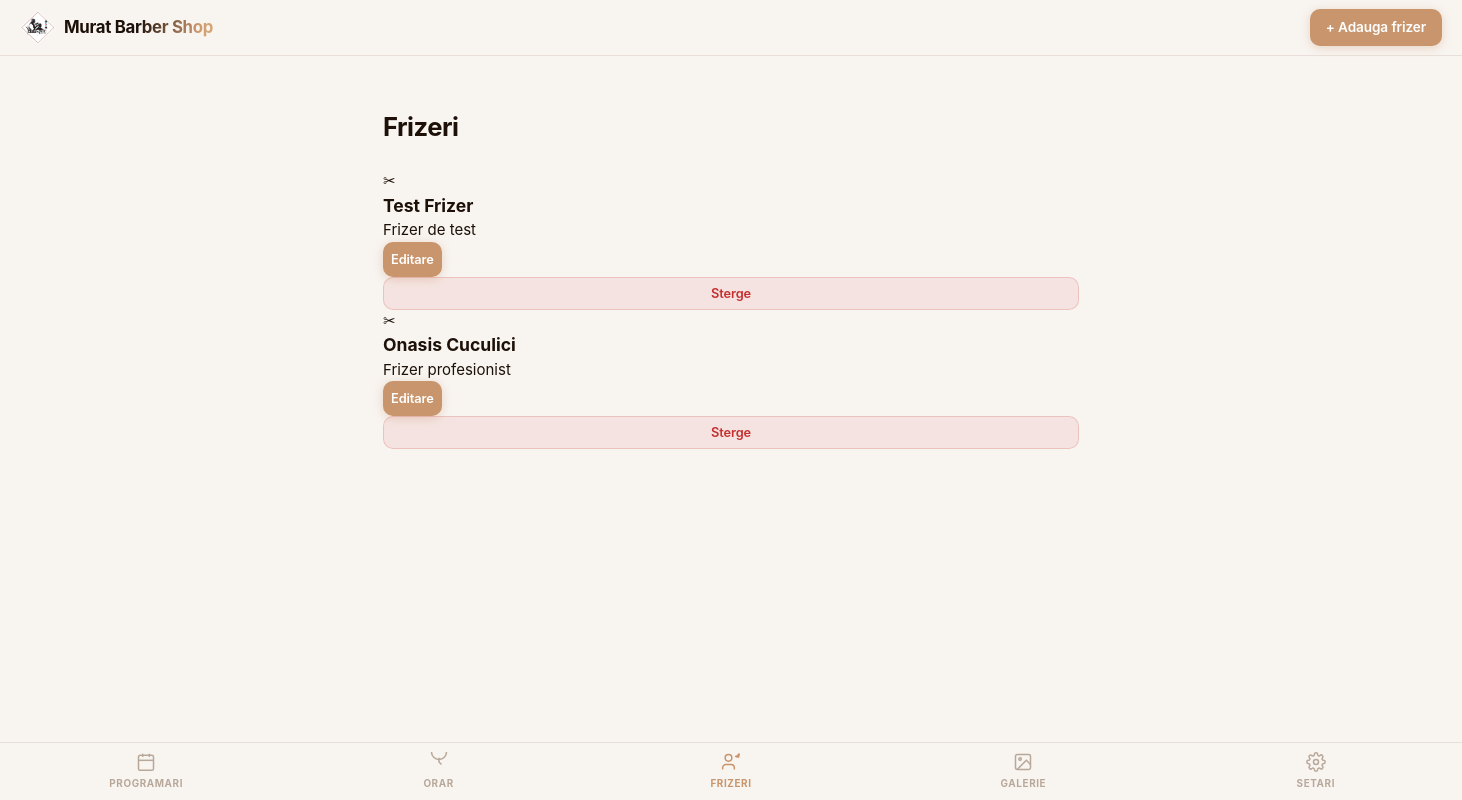
The page /admin/frizers on the database as committed earlier.
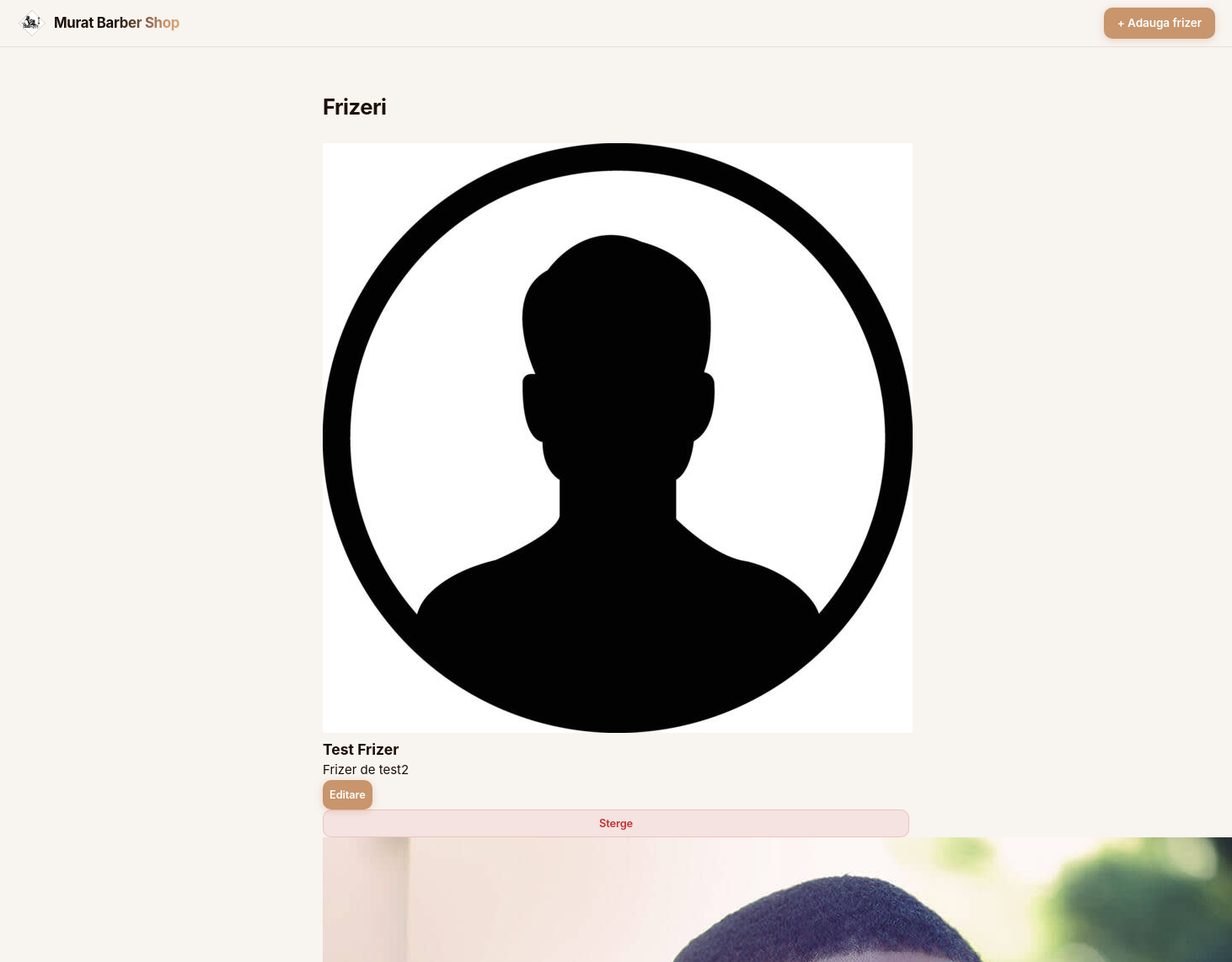
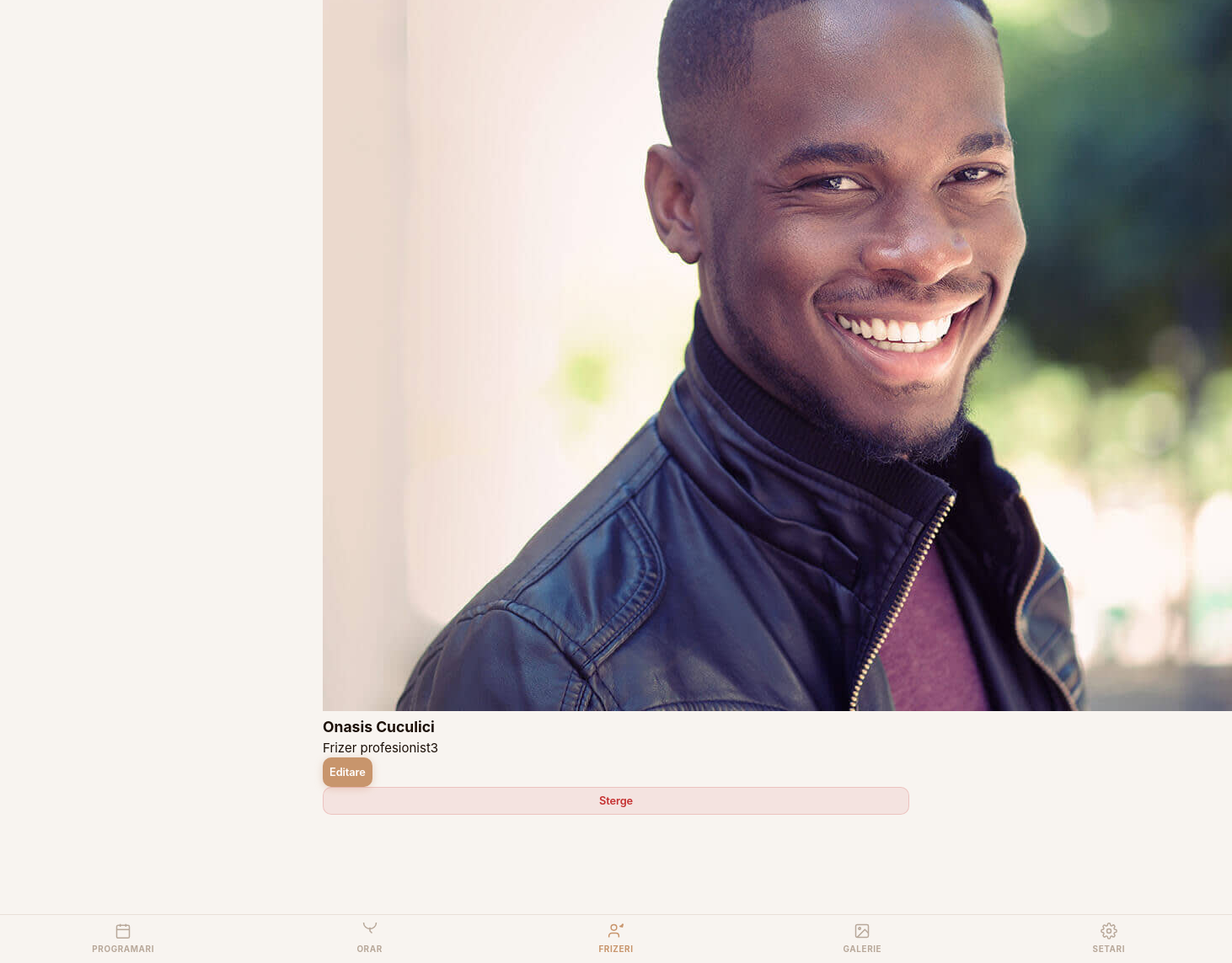
The same page on the database as committed later (2 pictures, top to bottom).
### models.py (models this page shows, shortened)
class Frizer(Base):
    __tablename__ = "frizer"
    id: Mapped[int] = mapped_column(Integer, primary_key=True, index=True)
    name: Mapped[str] = mapped_column(String(100), nullable=False)
    description: Mapped[str] = mapped_column(String(1000), nullable=True)
    image_path: Mapped[Optional[str]] = mapped_column(String(255), nullable=True)

### routes/admin.py (the view)
@router.get("/frizers", response_class=HTMLResponse)
def frizers_page(request: Request, db: Session = Depends(get_db)):
    frizers = FrizerRepository(db).get_all()
    return templates.TemplateResponse("admin_frizers.html", {
        "request":  request,
        "app_name": config.app_name,
        "frizers":  frizers,
    })

### templates/admin_frizers.html (shortened to what this page needs)
{% extends "base.html" %}
{% set page_class = "page-wide" %}
{% block header_right %}
<a href="/admin/frizers/new" class="btn btn-primary" style="padding:.5rem 1rem;font-size:.85rem">+ Adauga frizer</a>
{% endblock %}
{% block content %}
<div class="page-wide">
<h1 class="page-title">Frizeri</h1>
{% if frizers %}
<div class="frizers-grid">
    {% for frizer in frizers %}
    <div class="frizer-card">
        <div class="frizer-card-image">
            {% if frizer.image_path %}
            <img src="{{ frizer.image_path }}" alt="{{ frizer.name }}">
            {% else %}
            <div class="frizer-image-placeholder">✂</div>
            {% endif %}
        </div>
        <div class="frizer-card-body">
            <h3 class="frizer-card-name">{{ frizer.name }}</h3>
            {% if frizer.description %}
            <p class="frizer-card-desc">{{ frizer.description }}</p>
            {% endif %}
        </div>
        <div class="frizer-card-actions">
            <a href="/admin/frizers/{{ frizer.id }}/edit" class="btn btn-primary" style="flex:1;font-size:.8rem;padding:.5rem">Editare</a>
            <form method="post" action="/admin/frizers/{{ frizer.id }}/delete" style="margin:0;flex:1"
                  onsubmit="return confirm('Stergi frizerul {{ frizer.name }}?')">
                <button type="submit" class="btn btn-danger" style="width:100%;font-size:.8rem;padding:.5rem">Sterge</button>
            </form>
        </div>
    </div>
    {% endfor %}
</div>
{% else %}
<div style="text-align:center;padding:4rem 1rem;color:var(--text3)">
    <div style="font-size:2.5rem;margin-bottom:.75rem">✂</div>
    <p style="font-weight:500">Niciun frizer</p>
    <p style="font-size:.85rem;margin-top:.3rem">Adauga primul frizer pentru a putea fi selectat la rezervare.</p>
</div>
{% endif %}
</div>
{% endblock %}
{% block bottom_nav %}
<nav class="bottom-nav">
    <a href="/admin/dashboard" class="nav-item">
        <svg fill="none" stroke="currentColor" stroke-width="1.8" viewBox="0 0 24 24">
            <rect x="3" y="4" width="18" height="18" rx="2"/><line x1="16" y1="2" x2="16" y2="6"/>
            <line x1="8" y1="2" x2="8" y2="6"/><line x1="3" y1="10" x2="21" y2="10"/>
        </svg>
        Programari
    </a>
    <a href="/admin/schedule" class="nav-item">
        <svg fill="none" stroke="currentColor" stroke-width="1.8" viewBox="0 0 24 24">
            <circle cx="12" y="12" r="9"/><polyline points="12 7 12 12 15 15"/>
        </svg>
        Orar
    </a>
    <a href="/admin/frizers" class="nav-item active">
        <svg fill="none" stroke="currentColor" stroke-width="1.8" viewBox="0 0 24 24">
            <path d="M16 21v-2a4 4 0 0 0-4-4H6a4 4 0 0 0-4 4v2"/>
            <circle cx="9" cy="7" r="4"/><path d="M22 2l-1 4-4-1"/>
            <path d="M22 2l-4 4"/>
        </svg>
        Frizeri
    </a>
    <a href="/admin/gallery" class="nav-item">
        <svg fill="none" stroke="currentColor" stroke-width="1.8" viewBox="0 0 24 24">
            <rect x="3" y="3" width="18" height="18" rx="2"/>
            <circle cx="8.5" cy="8.5" r="1.5"/>
            <polyline points="21 15 16 10 5 21"/>
        </svg>
        Galerie
    </a>
    <a href="/admin/settings" class="nav-item">
        Setari
    </a>
</nav>
{% endblock %}

### templates/base.html (shortened to what this page needs)
<!DOCTYPE html>
<html lang="ro">
<head>
    <link rel="stylesheet" href="https://cdn.jsdelivr.net/npm/flag-icons@7.2.3/css/flag-icons.min.css">
</head>
<body>
    <header class="header">
        <a href="/" class="header-logo">
            {% if site.logo_path %}
            <img src="{{ site.logo_path }}" alt="{{ app_name }}"
                 style="height:36px;max-width:130px;object-fit:contain;display:block;flex-shrink:0">
            <div class="shimmer-wrap" id="shimmer-wrap">
                <span class="shimmer-text" id="shimmer-text">{{ site.site_name or app_name }}</span>
            </div>
            {% endif %}
        </a>
        {% block header_right %}{% endblock %}
    </header>
    {% block body %}
    <div class="{{ page_class | default('page') }}">
        {% block content %}{% endblock %}
    </div>
    {% endblock %}
    {% block bottom_nav %}{% endblock %}
</body>
</html>

### templates/base.html (style rules this page uses)
:root { --bg: #F8F4F0; --bg2: #FFFFFF; --bg3: #F2EDE7; --border: #E8E0D8; --border2: #D9CFC5; --text: #1C1008; --text2: #7C6F63; --text3: #B8A89A; --accent: #C8956C; --accent-dark: #A8744C; --accent-light: #EDD8C6; --accent-bg: rgba(200,149,108,.12); --accent-border:rgba(200,149,108,.28); --danger: #C53030; --danger-bg: rgba(197,48,48,.08); --success: #276749; --success-bg: rgba(39,103,73,.09); --sh-sm: 0 1px 3px rgba(28,16,8,.07), 0 1px 2px rgba(28,16,8,.04); --sh: 0 4px 20px rgba(28,16,8,.09), 0 2px 6px rgba(28,16,8,.04); --radius: 16px; --radius-sm: 10px; }
* { box-sizing: border-box; margin: 0; padding: 0; -webkit-tap-highlight-color: transparent; }
body { font-family: -apple-system, BlinkMacSystemFont, 'Segoe UI', 'Helvetica Neue', sans-serif; background: var(--bg); color: var(--text); min-height: 100vh; font-size: 15px; line-height: 1.5; }
.header { position: sticky; top: 0; z-index: 100; background: rgba(248,244,240,.95); backdrop-filter: blur(16px); -webkit-backdrop-filter: blur(16px); border-bottom: 1px solid var(--border); padding: 0 1.25rem; height: 56px; display: flex; align-items: center; justify-content: space-between; }
.header-logo { display: flex; align-items: center; gap: .5rem; font-size: 1.05rem; font-weight: 700; color: var(--text); text-decoration: none; letter-spacing: -.3px; }
.page-wide { max-width: 760px; margin: 0 auto; padding: 1.5rem 1rem 5.5rem; }
.page-title { font-size: 1.6rem; font-weight: 700; letter-spacing: -.5px; margin-bottom: 1.5rem; margin-top: .25rem; }
.btn { display: inline-flex; align-items: center; justify-content: center; gap: .4rem; padding: .8rem 1.4rem; border-radius: var(--radius-sm); border: none; font-size: .92rem; font-weight: 600; cursor: pointer; text-decoration: none; transition: all .18s; font-family: inherit; white-space: nowrap; letter-spacing: -.1px; }
.btn-primary { background: var(--accent); color: #fff; box-shadow: 0 2px 10px rgba(200,149,108,.35); }
.btn-danger { background: var(--danger-bg); color: var(--danger); border: 1.5px solid rgba(197,48,48,.18); }
.bottom-nav { position: fixed; bottom: 0; left: 0; right: 0; background: rgba(248,244,240,.97); backdrop-filter: blur(16px); -webkit-backdrop-filter: blur(16px); border-top: 1px solid var(--border); display: flex; z-index: 100; }
.nav-item { flex: 1; display: flex; flex-direction: column; align-items: center; padding: .6rem .5rem .55rem; text-decoration: none; color: var(--text3); font-size: .62rem; font-weight: 700; letter-spacing: .06em; text-transform: uppercase; gap: .25rem; transition: color .15s; }
.nav-item svg { width: 20px; height: 20px; }
.nav-item.active { color: var(--accent); }
.shimmer-wrap { position: relative; display: flex; align-items: center; }
.shimmer-text { font-size: 1.05rem; font-weight: 700; letter-spacing: -.3px; background: linear-gradient( 105deg, var(--text) 0%, var(--text) 18%, #c8956c 32%, #f5d08a 44%, #fffaf0 50%, #f5d08a 56%, #c8956c 68%, var(--text) 82%, var(--text) 100% ); background-size: 280% 100%; -webkit-background-clip: text; background-clip: text; -webkit-text-fill-color: transparent; animation: shimmer-sweep 2.6s ease-in-out infinite; }

Rows that differ between the two databases and show on the page:
changed Frizer "Test Frizer": image_path: picture added; description "Frizer de test" → "Frizer de test2"; no longer shows "✂"
changed Frizer "Onasis Cuculici": image_path: picture added; description "Frizer profesionist" → "Frizer profesionist3"; no longer shows "✂"
